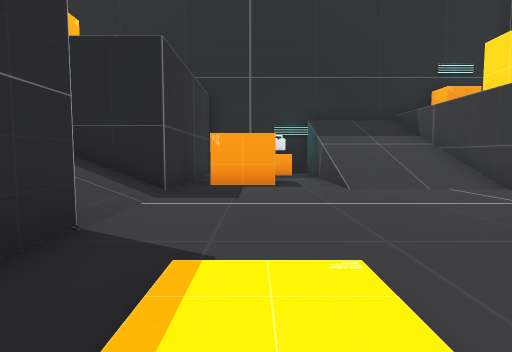
[1] (above)

17 first-person views from a walk through a 3-D level made in the Godot game engine. The camera is 1.3 m above the floor, tilts 4° down and sees 80° across. The floor is counted in squares, 2 m on a side. Each view is taken from the middle of a square. On the plan, view 1 faces up. The plan holds only what a view shows up to about 10 squares ahead; the rest is blank. The place goes on beyond the plan. Characters and animated objects are left out. Some surface patterns are stand-ins.

[2]
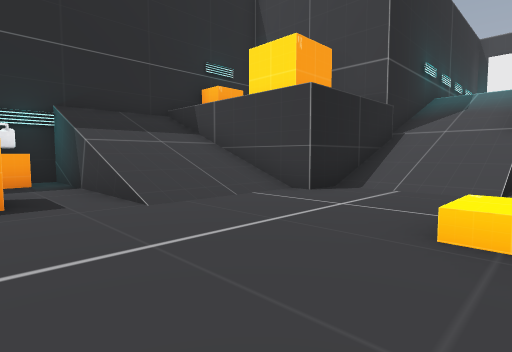

[3]
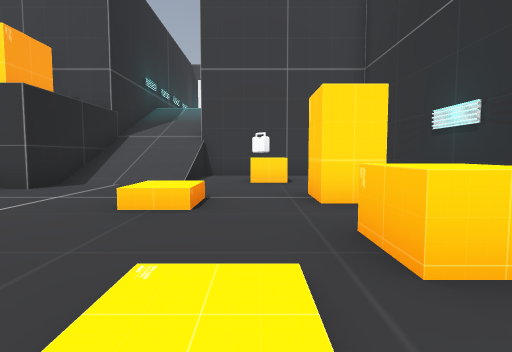

[4]
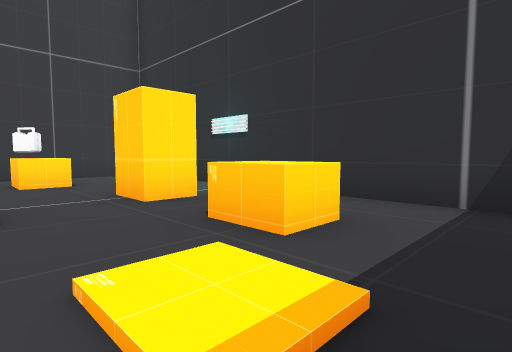

[5]
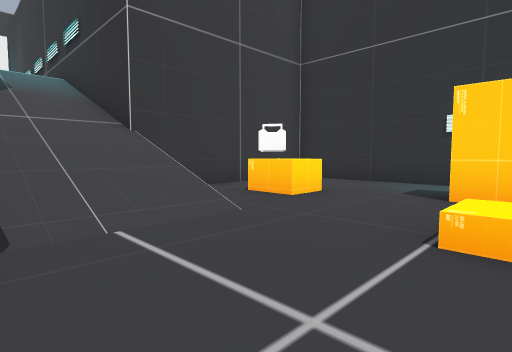

[6]
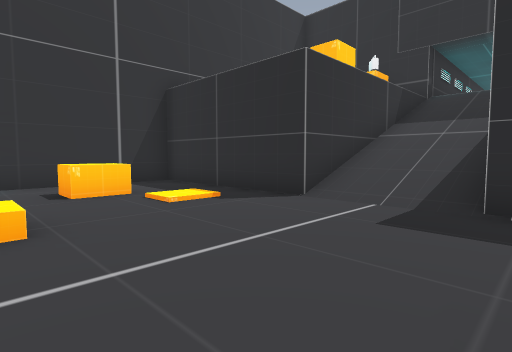

[7]
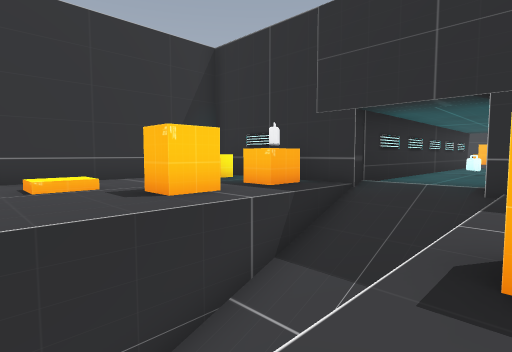

[8]
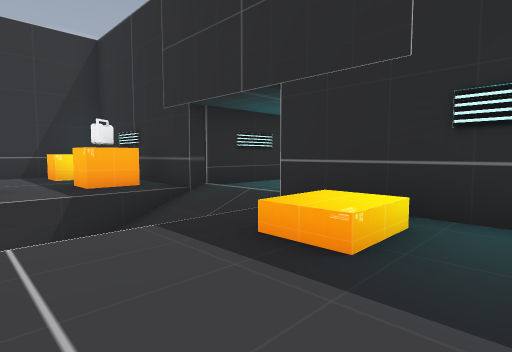

[9]
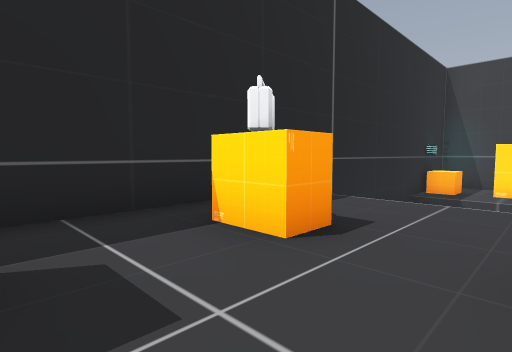

[10]
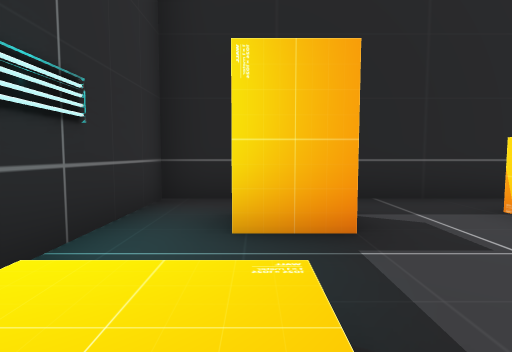

[11]
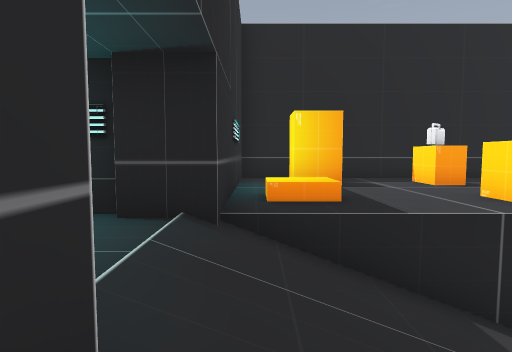

[12]
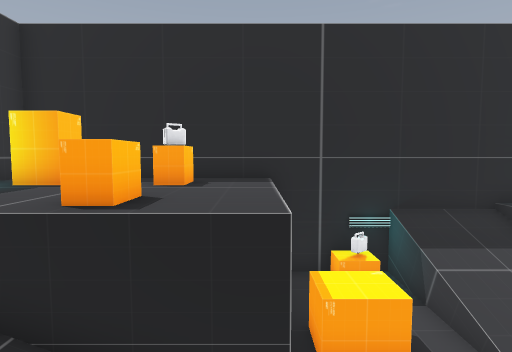

[13]
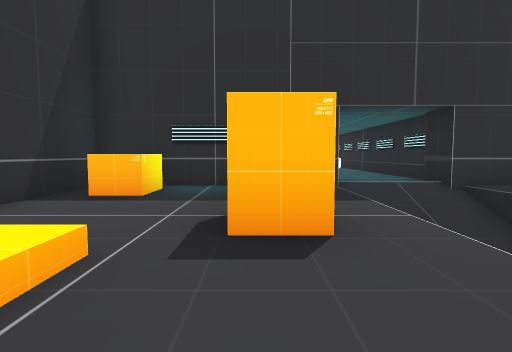

[14]
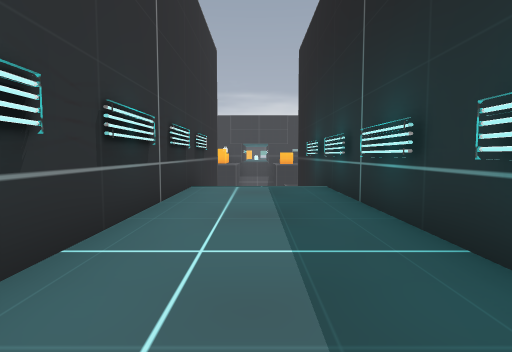

[15]
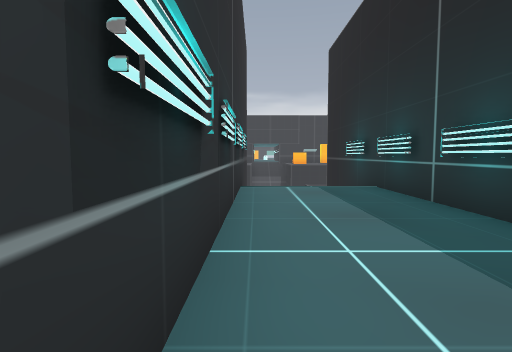

[16]
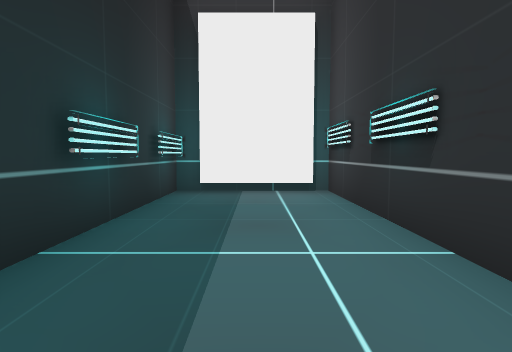

[17]
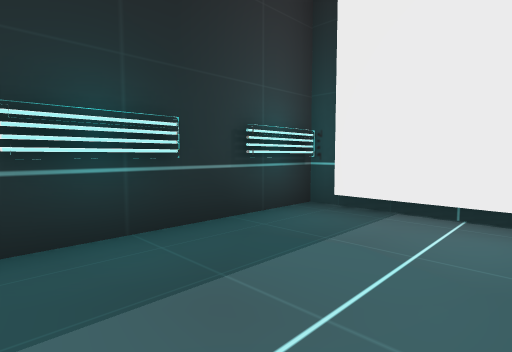

### Floor plan
Key: @ floor where view 1 was taken; # wall or solid block; . main floor; : floor 4.75 m higher than the main floor; + floor 5.25 m higher than the main floor; * floor 5.5 m higher than the main floor; / step, stairs or slope; = window, fence, low wall or low ledge; ^ raised ledge; M medkit; T tub; O other object.
Columns run from 11 left of view 1 to 21 right of it. Each row starts with its distance up from view 1.
 11   ################
 10   #+++++++.^M///=^^
  9   #+#++#++.../// #
  8   #+++++++...////#
  7   #//+++++.#.////####
  6 ###//++#++...///#################
  5 ++////////.......//////:*O*T*T*O#
  4 +++///////.......///////*******O#
  3 +++///////.......///////********#
  2 ###+++++++..../.....#############
  1   #+#+#+++./.....^M.#
  0   #++++++ .@^..#....#
 -1   #+^++++ ..........#
 -2   #++++++ ..........#
 -3   ##################

Positions as (right, up) in squares from view 1, and headings:
1: (0, 0), facing up
2: (0, 2), facing up-right
3: (-1, 1), facing right
4: (-1, 2), facing down-right
5: (3, 5), facing down-right
6: (3, 6), facing down-left
7: (-2, 6), facing down-left
8: (-5, 8), facing down-left
9: (-6, 7), facing up-right
10: (-7, 6), facing up
11: (-8, 2), facing up
12: (-2, 2), facing up
13: (-2, 1), facing left
14: (19, 4), facing left
15: (19, 3), facing left
16: (15, 4), facing right
17: (17, 3), facing up-right
